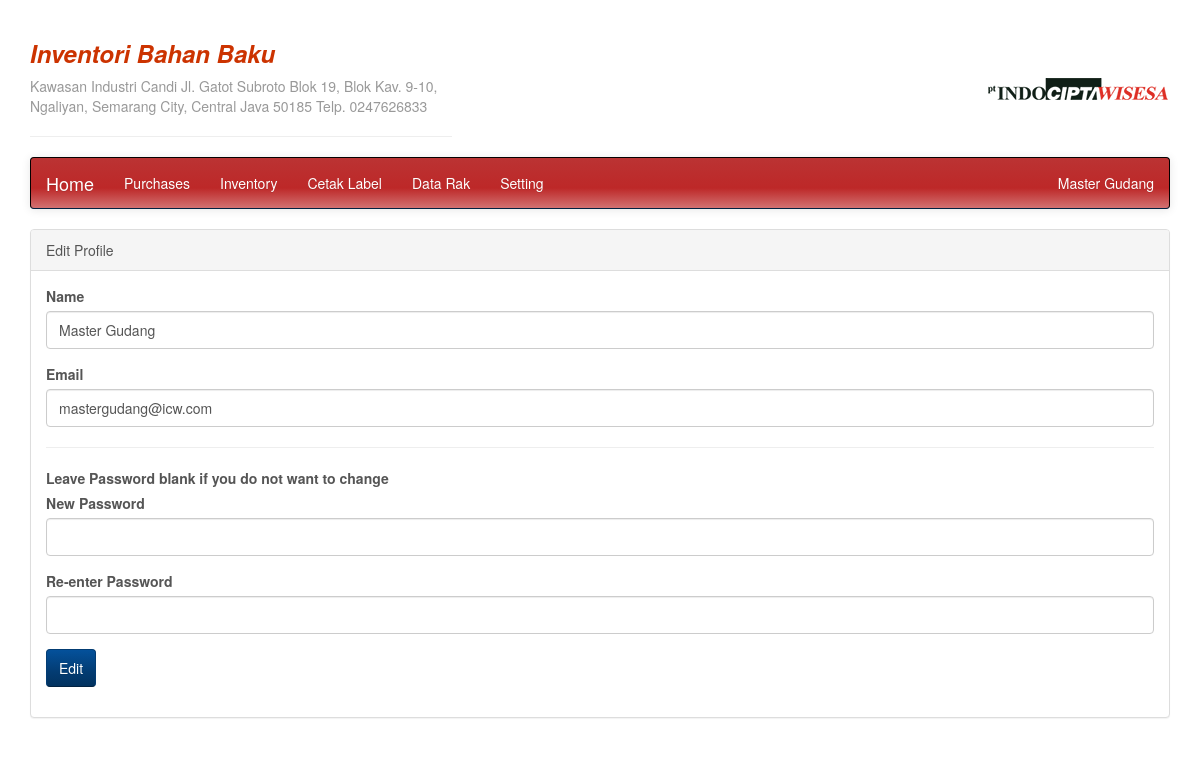
Page /profile.php (signed in) on the committed database.
### tables this page shows
CREATE TABLE `tb_identitas` (
  `id` int(20) NOT NULL,
  `nama_usaha` varchar(50) NOT NULL,
  `alamat` text NOT NULL,
  `telp` text NOT NULL,
  `logo` text NOT NULL
);

CREATE TABLE `user_details` (
  `user_id` int(11) NOT NULL,
  `user_email` varchar(200) NOT NULL,
  `user_password` varchar(200) NOT NULL,
  `user_name` varchar(200) NOT NULL,
  `user_type` enum('master','user','po') NOT NULL,
  `user_status` enum('Active','Inactive') NOT NULL
);

### profile.php (the view, shortened to what this page needs)
<?php
include('database_connection.php');
$query = "
SELECT * FROM user_details
WHERE user_id = '".$_SESSION["user_id"]."'
";
$statement = $connect->prepare($query);
$statement->execute();
$result = $statement->fetchAll();
$name = '';
$email = '';
foreach($result as $row)
{
	$name = $row['user_name'];
	$email = $row['user_email'];
}
include('header.php');
?>
		<div class="panel panel-default">
			<div class="panel-heading">Edit Profile</div>
			<div class="panel-body">
				<form method="post" id="edit_profile_form">
					<div class="form-group">
						<label>Name</label>
						<input type="text" name="user_name" id="user_name" class="form-control" value="<?php echo $name; ?>" required />
					</div>
					<div class="form-group">
						<label>Email</label>
						<input type="email" name="user_email" id="user_email" class="form-control" required value="<?php echo $email; ?>" />
					</div>
					<hr />
					<label>Leave Password blank if you do not want to change</label>
					<div class="form-group">
						<label>New Password</label>
						<input type="password" name="user_new_password" id="user_new_password" class="form-control" />
					</div>
					<div class="form-group">
						<label>Re-enter Password</label>
						<input type="password" name="user_re_enter_password" id="user_re_enter_password" class="form-control" />
					</div>
					<div class="form-group">
						<input type="submit" name="edit_prfile" id="edit_prfile" value="Edit" class="btn btn-info" />
					</div>
				</form>
			</div>
		</div>

### header.php (shortened to what this page needs)
<!DOCTYPE html>
<html>
<head>
		<link rel="stylesheet" href="bootstrap.min.css" />
		<link rel="stylesheet" href="css/dataTables.bootstrap.min.css" />
</head>
<body>
<br/>
<div class="container">
    <table width="100%" border="0">
    <tr>
        <td width="37%">
            <?php
            $queryDataIdentitas = mysqli_query($koneksi, "SELECT * FROM tb_identitas");
            $dataIdentitas = mysqli_fetch_assoc($queryDataIdentitas);
            if ($dataIdentitas) {
                ?>
                <h3><i><b><font color="#CC3300"><?php echo $dataIdentitas['nama_usaha']; ?></font></b></i></h3>
                <font color="#999999"><?php echo $dataIdentitas['alamat']; ?> Telp. <?php echo $dataIdentitas['telp']; ?></font>
                <hr color="#FF0000">
                <?php
            } else {
                echo "Data identitas tidak ditemukan.";
            }
            ?>
        </td>
        <td width="47%">&nbsp;</td>
        <td width="16%">
             <a href="index.php">
            <?php
            if ($dataIdentitas && isset($dataIdentitas['logo'])) {
                $logoPath = 'uploads/' . $dataIdentitas['logo'];
                ?>
                <img src="<?php echo $logoPath; ?>">
                <?php
            } else {
                echo "Logo tidak ditemukan.";
            }
            ?></a>
        </td>
    </tr>
</table>
    <nav class="navbar navbar-inverse">
        <div class="container-fluid">
            <div class="navbar-header">
                <a href="index.php" class="navbar-brand">Home</a>
            </div>
            <ul class="nav navbar-nav">
                <?php
                if ($_SESSION['type'] == 'master' || $_SESSION['type'] == 'po' || $_SESSION['type'] == 'user') {
                    ?>
                    <ul class="nav navbar-nav">
                        <li class="dropdown">
                            <a href="#" class="dropdown-toggle" data-toggle="dropdown">Purchases</a>
                        </li>
                    </ul>
				<?php
                }
				if ($_SESSION['type'] == 'master' || $_SESSION['type'] == 'user') {
                ?>
                    <ul class="nav navbar-nav">
                        <li class="dropdown">
                            <a href="#" class="dropdown-toggle" data-toggle="dropdown">Inventory</a>
                        </li>
                    </ul>
					     <ul class="nav navbar-nav">
                        <li class="dropdown">
                            <a href="#" class="dropdown-toggle" data-toggle="dropdown">Cetak Label</a>
                        </li>
                    </ul>
					<ul class="nav navbar-nav">
                        <li class="dropdown">
                            <a href="#" class="dropdown-toggle" data-toggle="dropdown">Data Rak</a>
                        </li>
                    </ul>
				<?php
				}
				if ($_SESSION['type'] == 'master') {
				?>
                    <ul class="nav navbar-nav">
                        <li class="dropdown">
                            <a href="#" class="dropdown-toggle" data-toggle="dropdown">Setting</a>
                        </li>
                    </ul>
				<?php } ?>
            </ul>
            <ul class="nav navbar-nav navbar-right">
                <li class="dropdown">
                    <a href="#" class="dropdown-toggle" data-toggle="dropdown"> <?php echo $_SESSION["user_name"]; ?>
                    </a>
                </li>
            </ul>
        </div>
    </nav>

### rows in the picture
tb_identitas: nama_usaha "Inventori Bahan Baku", alamat "Kawasan Industri Candi Jl. Gatot Subroto Blok 19, Blok Kav. 9-10, Ngaliyan, Semarang City, Central Java 50185", telp "0247626833", logo (picture)
user_details: user_name "Master Gudang", user_email "mastergudang@icw.com"

### other values in the picture
$_SESSION["user_name"] "Master Gudang"
